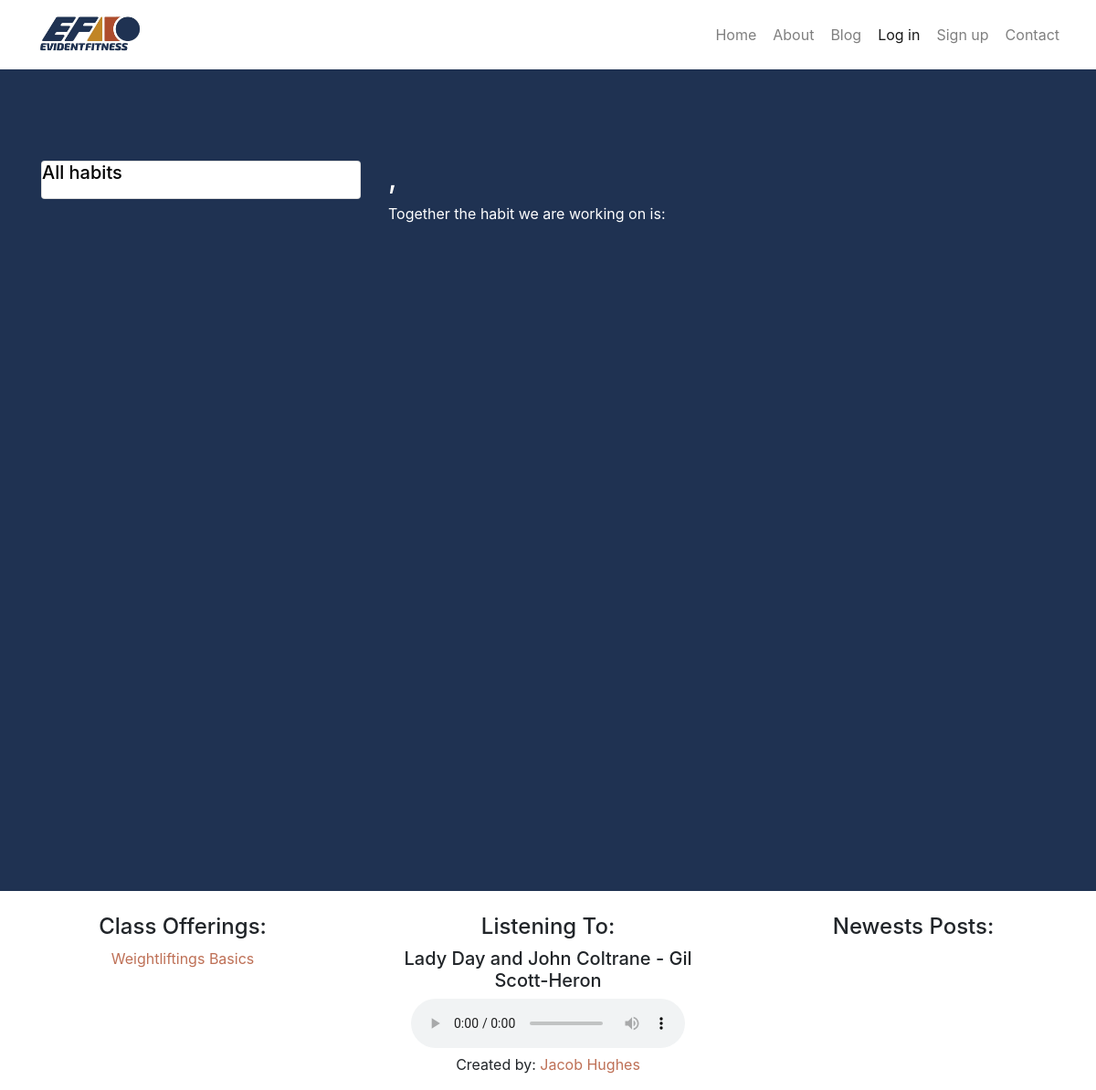
Before: /accounts/profile/ with the older database file.
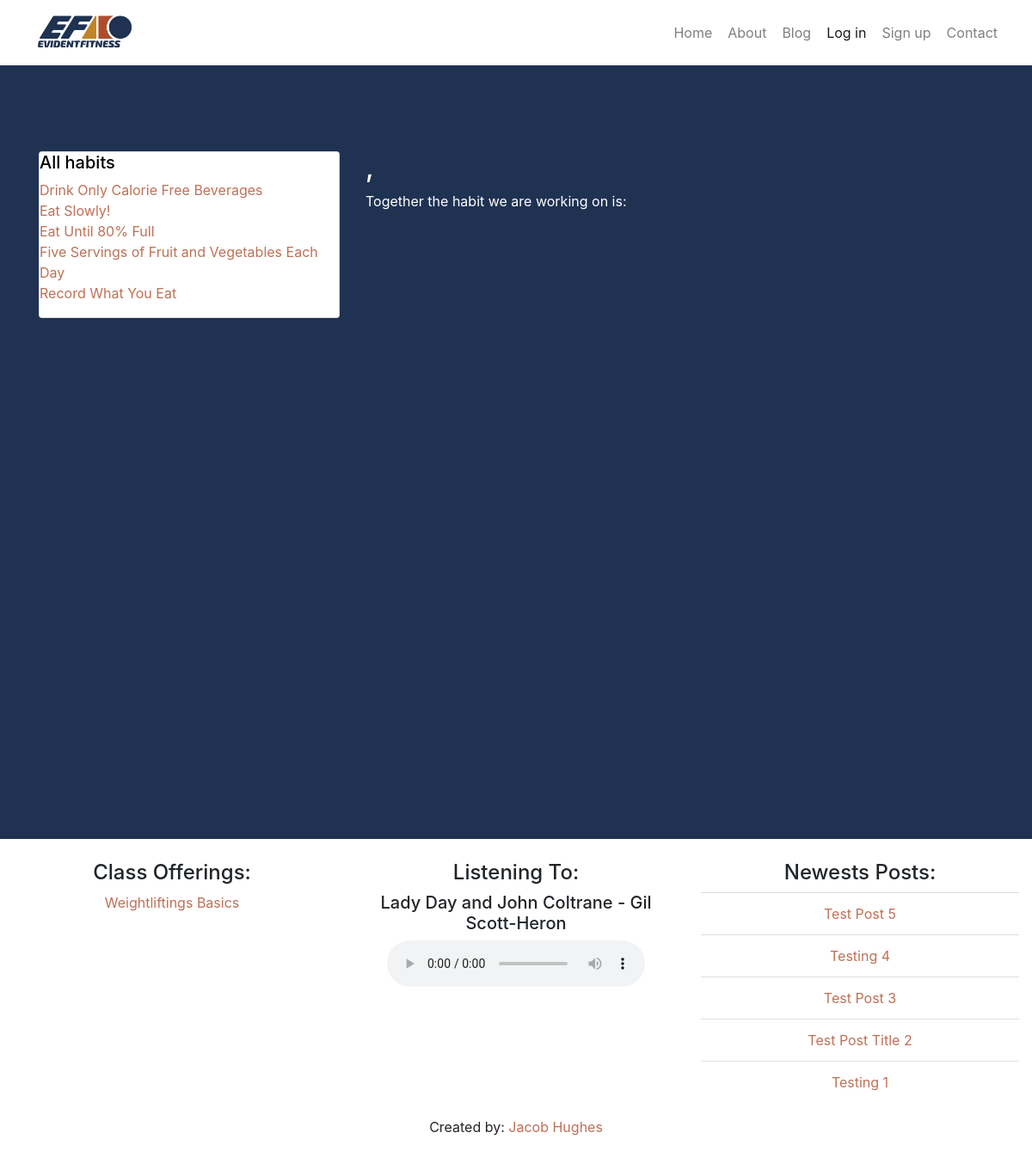
After: the same page with the newer database file.
### habits/models.py (models this page shows, shortened)
class Habit(models.Model):
    name = models.TextField(max_length=255, unique=True, blank=True)
    slug = models.SlugField(allow_unicode=True, unique=True, blank=True)
    description = models.TextField(blank=True, default='')
    description_html = models.TextField(editable=False, default='', blank=True)
    members = models.ManyToManyField(User,through="HabitMember")
    class Meta:
        ordering = ["name"]

### blog/models.py (models this page shows, shortened)
class BlogPost(models.Model):
    title = models.CharField(max_length=200, unique=True)
    slug = models.SlugField(max_length=200, unique=True)
    author = models.ForeignKey(User, on_delete= models.CASCADE,related_name='blog_posts')
    updated_on = models.DateTimeField(auto_now= True)
    content = models.TextField()
    created_on = models.DateTimeField(auto_now_add=True)
    status = models.IntegerField(choices=STATUS, default=0)
    tags = TaggableManager()
    class Meta:
        ordering = ['-created_on']

### accounts/views.py (the view)
# urls.py: path('profile/', views.ProfileView.as_view(), name = 'profile')
class ProfileView(TemplateView):
    template_name = 'accounts/profile.html'

### accounts/context_processor.py (called while the page is built)
def profile_information(request):
    context = Profile.objects.all()
    return {'profile_information': context}

### blog/context_processor.py (called while the page is built)
def recent_five(request):
    context = BlogPost.objects.filter(status=1).order_by('-created_on')
    return {'recent_five': context}

### habits/context_processor.py (called while the page is built)
def user_habits_context(request):
    if request.user.is_authenticated:
        context = HabitMember.objects.filter(user = request.user)
        return {'user_habits_context': context}
    elif request.user.is_anonymous:
        context = HabitMember.objects.filter(user = 1)
        return {'user_habits_context': context}

def all_habits_context(request):
    context = Habit.objects.all()
    return {'all_habits_context':context}

### accounts/templates/accounts/profile.html (shortened to what this page needs)
{% extends 'base.html' %}
{% load bootstrap4 %}
{% block content %}
<div class='row'>
    <div class="col-4">
        <div class="card card-with-shadow">
            <div class="content">
                <h5 class="title">All habits</h5>
                <ul class="list-unstyled">
                    {% for item in all_habits_context %}
                    <li class="habit li-with-bullet"><a
                            href="{% url 'habits:single' slug=item.slug %}">{{ item.name }}</a></li>
                    {% endfor %}
                </ul>
            </div>
        </div>
    </div>
    <div class='col-8'>
        <h2>{{user.first_name}},</h2>
        <p>Together the habit we are working on is: {{user.profile.habit}}</p>
    </div>
</div>
{% endblock %}

### templates/base.html (shortened to what this page needs)
<!DOCTYPE html>
{% load static %}
<html lang="en">
<head>
    <link rel="stylesheet" href="https://maxcdn.bootstrapcdn.com/bootstrap/4.0.0/css/bootstrap.min.css"
>
    <link rel="stylesheet" href="{% static 'efportal/css/efportalstyle.css' %}" />
</head>
<body>
    <div class='container-fluid' id='navbar_container'>
        <nav class='navbar navbar-expand-lg navbar-light' role='navigation' id='navbar'>
            <a class='navbar-brand mynav' href="{% url 'home' %}"><img id='ef_logo'
                    src="{% static 'efportal/images/ef_logo.JPG'%}" alt='EF Logo' /></a>
            <div class='collapse navbar-collapse' id='collapseNavbar'>
                <ul class='nav navbar-nav ml-auto'>
                    <li class='nav-item'><a class="nav-link btn btn-simple" href="{% url 'home' %}"
                            class="btn btn-simple">Home</a></li>
                    <li class='nav-item'><a class="nav-link btn btn-simple" href="{% url 'about' %}"
                            class="btn btn-simple">About</a></li>
                    <li class='nav-item'><a href="{% url 'blog:all_blogposts' %}" class="nav-link btn btn-simple">Blog</a>
                    </li>
                    {% if user.is_authenticated %}
                    <li class='nav-item active'><a class="nav-link btn btn-simple"
                            href="{% url 'accounts:logout' %}">Log
                            out</a></li>
                    <li class='nav-item'><a class="nav-link btn btn-simple"
                            href="{% url 'habits:all' %}">Habits</a></li>
                    <li class='nav-item'><a class="nav-link btn btn-simple"
                            href="{% url 'posts:create' %}">Post</a></li>
                    {% else %}
                    <li class='nav-item active'><a class="nav-link btn btn-simple" href="{% url 'accounts:login' %}">Log
                            in</a>
                    </li>
                    <li class='nav-item'><a class="nav-link btn btn-simple" href="{% url 'accounts:signup' %}">Sign
                            up</a></li>
                    {% endif %}
                    <li class='nav-item'><a class="nav-link btn btn-simple" href="{% url 'contact' %}"
                            class="btn btn-simple">Contact</a></li>
                </ul>
            </div>
        </nav>
    </div>
    <div class='container mycontent'>
        {% block content %}
        {% endblock %}
    </div>
    <footer class='footer'>
        <div class='container-fluid'>
            <div class='row text-center'>
                <div class='col'>
                    <h4>Class Offerings:</h4>
                    <p><a href='#'>Weightliftings Basics</a></p>
                </div>
                <div class='col'>
                    <h4>Listening To:</h4>
                    <h5>Lady Day and John Coltrane - Gil Scott-Heron</h5>
                    <audio controls>
                        <source src="{% static 'efportal/audio/musica.mp3' %}" type="audio/mpeg">
                    </audio>
                </div>
                <div class='col'>
                    <h4>Newests Posts:</h4>
                    <ul class = 'list-unstyled list-group-flush'>
                    {% for p in recent_five %}
                    <li class='list-group-item' ><a href={% url 'blog:blogpost_detail' p.pk p.slug %}>{{ p.title }}</a></li>
                    {% endfor %}
                    </ul>
                </div>
            </div>
            <div class='row'>
                <div class='col text-center'>
                    <p>Created by: <a href='https://www.jacoblhughes.com'>Jacob Hughes</a></p>
                </div>
            </div>
        </div>
    </footer>
</body>
</html>

Changed rows visible on the page:
added Habit: name "Drink Only Calorie Free Beverages"
added Habit: name "Eat Slowly!"
added Habit: name "Eat Until 80% Full"
added Habit: name "Five Servings of Fruit and Vegetables Each Day"
added Habit: name "Record What You Eat"
added BlogPost: title "Test Post 5"
added BlogPost: title "Testing 4"
added BlogPost: title "Test Post 3"
added BlogPost: title "Test Post Title 2"
added BlogPost: title "Testing 1"
